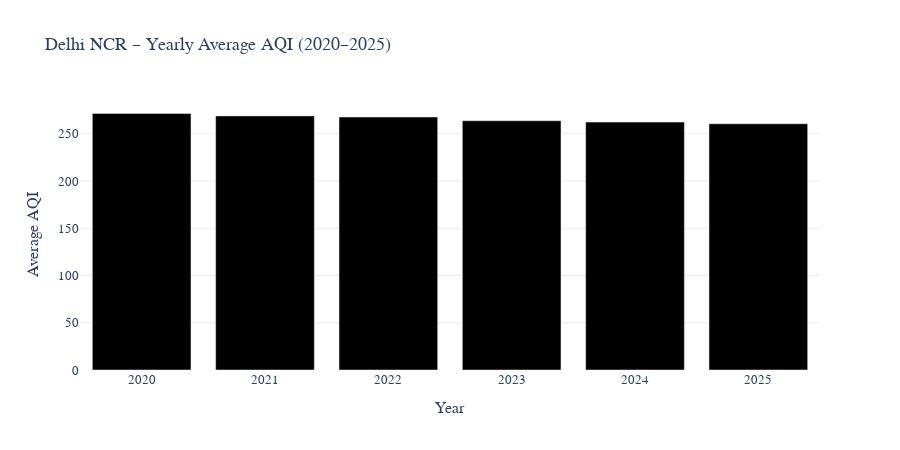

Write notebook code for a chart like this one.
### Code cell
fig = px.bar(
    yearly_aqi,
    x="year",
    y="aqi",
    title="Delhi NCR – Yearly Average AQI (2020–2025)",
    labels={"aqi": "Average AQI", "year": "Year"},
)

fig.update_traces(marker_color="black")

fig.update_layout(
    plot_bgcolor="white",
    paper_bgcolor="white",
    height=450,
    font=dict(family="Georgia", size=13),
    yaxis=dict(gridcolor="rgba(0,0,0,0.08)")
)

fig.show()

### Figure 1 — Plotly figure (JSON) as saved in the notebook; plotly's stock layout.template omitted (floating-point values rounded to 4 significant figures)
{"data": [{"hovertemplate": "Year=%{x}<br>Average AQI=%{y}<extra></extra>", "legendgroup": "", "marker": {"color": "black", "pattern": {"shape": ""}}, "name": "", "orientation": "v", "showlegend": false, "textposition": "auto", "type": "bar", "x": [2020, 2021, 2022, 2023, 2024, 2025], "xaxis": "x", "y": [271.5, 269.0, 267.7, 263.8, 262.4, 260.6], "yaxis": "y"}], "layout": {"barmode": "relative", "font": {"family": "Georgia", "size": 13}, "height": 450, "legend": {"tracegroupgap": 0}, "paper_bgcolor": "white", "plot_bgcolor": "white", "title": {"text": "Delhi NCR – Yearly Average AQI (2020–2025)"}, "xaxis": {"anchor": "y", "domain": [0, 1], "title": {"text": "Year"}}, "yaxis": {"anchor": "x", "domain": [0, 1], "gridcolor": "rgba(0,0,0,0.08)", "title": {"text": "Average AQI"}}}}
